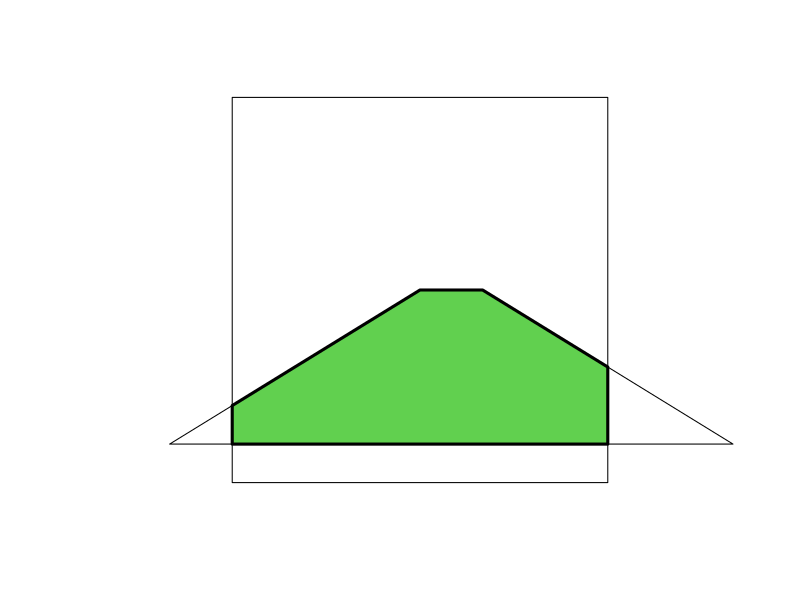

The R script that drew this image:
library(polyclip)


### Name: polyclip
### Title: Polygon Clipping
### Aliases: polyclip
### Keywords: spatial math

### ** Examples

  A <- list(list(x=1:10, y=c(1:5,5:1)))
  B <- list(list(x=c(2,8,8,2),y=c(0,0,10,10)))
  plot(c(0,10),c(0,10), type="n", axes=FALSE, xlab="", ylab="")
  polygon(A[[1]])
  polygon(B[[1]])
  C <- polyclip(A, B)
  polygon(C[[1]], lwd=3, col=3)
